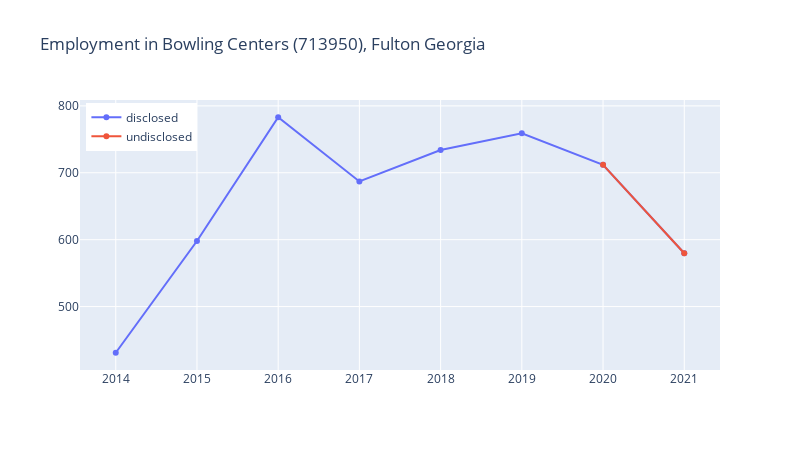

The cell this chart's notebook holds for it:
### Code cell
fig = go.Figure()
fig.add_trace(
    go.Scatter(
        x = years,
        y = employment_series['713950'],
        name = 'disclosed'
    )
)
fig.add_trace(
    go.Scatter(
        x = years[-2:],
        y = employment_series['713950'].iloc[-2:],
        name = 'undisclosed'

    )
)
fig.update_layout(
    title='Employment in Bowling Centers (713950), Fulton Georgia',
    width=800,
    height=450,
    legend=dict(
                y=0.99,
                x=0.01
                )
)

### Figure 1 — Plotly figure (JSON) as saved in the notebook; plotly's stock layout.template omitted (floating-point values rounded to 4 significant figures)
{"data": [{"name": "disclosed", "type": "scatter", "x": [2014, 2015, 2016, 2017, 2018, 2019, 2020, 2021], "y": [431, 598, 783, 687, 734, 759, 711.9, 579.7]}, {"name": "undisclosed", "type": "scatter", "x": [2020, 2021], "y": [711.9, 579.7]}], "layout": {"height": 450, "legend": {"x": 0.01, "y": 0.99}, "title": {"text": "Employment in Bowling Centers (713950), Fulton Georgia"}, "width": 800}}
